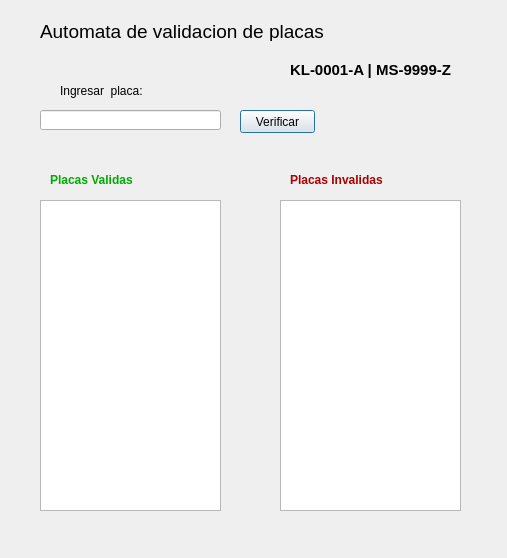
<?xml version="1.0" encoding="UTF-8"?>
<ui version="4.0">
 <class>Dialog</class>
 <widget class="QDialog" name="Dialog">
  <property name="geometry">
   <rect>
    <x>0</x>
    <y>0</y>
    <width>507</width>
    <height>558</height>
   </rect>
  </property>
  <property name="windowTitle">
   <string>Dialog</string>
  </property>
  <widget class="QLabel" name="label">
   <property name="geometry">
    <rect>
     <x>40</x>
     <y>20</y>
     <width>291</width>
     <height>21</height>
    </rect>
   </property>
   <property name="text">
    <string>&lt;html&gt;&lt;head/&gt;&lt;body&gt;&lt;p&gt;&lt;span style=&quot; font-size:14pt;&quot;&gt;Automata de validacion de placas&lt;/span&gt;&lt;/p&gt;&lt;/body&gt;&lt;/html&gt;</string>
   </property>
  </widget>
  <widget class="QLineEdit" name="lineEdit">
   <property name="geometry">
    <rect>
     <x>40</x>
     <y>110</y>
     <width>181</width>
     <height>20</height>
    </rect>
   </property>
  </widget>
  <widget class="QPushButton" name="pushButton">
   <property name="geometry">
    <rect>
     <x>240</x>
     <y>110</y>
     <width>75</width>
     <height>23</height>
    </rect>
   </property>
   <property name="text">
    <string>Verificar</string>
   </property>
  </widget>
  <widget class="QLabel" name="label_2">
   <property name="geometry">
    <rect>
     <x>60</x>
     <y>80</y>
     <width>101</width>
     <height>21</height>
    </rect>
   </property>
   <property name="text">
    <string>Ingresar  placa: </string>
   </property>
  </widget>
  <widget class="QListWidget" name="listWidget_invalidas">
   <property name="geometry">
    <rect>
     <x>280</x>
     <y>200</y>
     <width>181</width>
     <height>311</height>
    </rect>
   </property>
  </widget>
  <widget class="QListWidget" name="listWidget_validas">
   <property name="geometry">
    <rect>
     <x>40</x>
     <y>200</y>
     <width>181</width>
     <height>311</height>
    </rect>
   </property>
  </widget>
  <widget class="QLabel" name="label_3">
   <property name="geometry">
    <rect>
     <x>50</x>
     <y>170</y>
     <width>101</width>
     <height>21</height>
    </rect>
   </property>
   <property name="text">
    <string>&lt;html&gt;&lt;head/&gt;&lt;body&gt;&lt;p&gt;&lt;span style=&quot; font-weight:600; color:#00aa00;&quot;&gt;Placas Validas&lt;/span&gt;&lt;/p&gt;&lt;/body&gt;&lt;/html&gt;</string>
   </property>
  </widget>
  <widget class="QLabel" name="label_4">
   <property name="geometry">
    <rect>
     <x>290</x>
     <y>170</y>
     <width>101</width>
     <height>21</height>
    </rect>
   </property>
   <property name="text">
    <string>&lt;html&gt;&lt;head/&gt;&lt;body&gt;&lt;p&gt;&lt;span style=&quot; font-weight:600; color:#aa0000;&quot;&gt;Placas Invalidas&lt;/span&gt;&lt;/p&gt;&lt;/body&gt;&lt;/html&gt;</string>
   </property>
  </widget>
  <widget class="QLabel" name="label_5">
   <property name="geometry">
    <rect>
     <x>260</x>
     <y>60</y>
     <width>221</width>
     <height>21</height>
    </rect>
   </property>
   <property name="text">
    <string>&lt;html&gt;&lt;head/&gt;&lt;body&gt;&lt;p align=&quot;center&quot;&gt;&lt;span style=&quot; font-size:11pt; font-weight:600;&quot;&gt;KL-0001-A | MS-9999-Z&lt;/span&gt;&lt;/p&gt;&lt;/body&gt;&lt;/html&gt;</string>
   </property>
  </widget>
 </widget>
 <resources/>
 <connections>
  <connection>
   <sender>pushButton</sender>
   <signal>clicked()</signal>
   <receiver>lineEdit</receiver>
   <slot>cut()</slot>
   <hints>
    <hint type="sourcelabel">
     <x>264</x>
     <y>110</y>
    </hint>
    <hint type="destinationlabel">
     <x>165</x>
     <y>111</y>
    </hint>
   </hints>
  </connection>
 </connections>
</ui>
